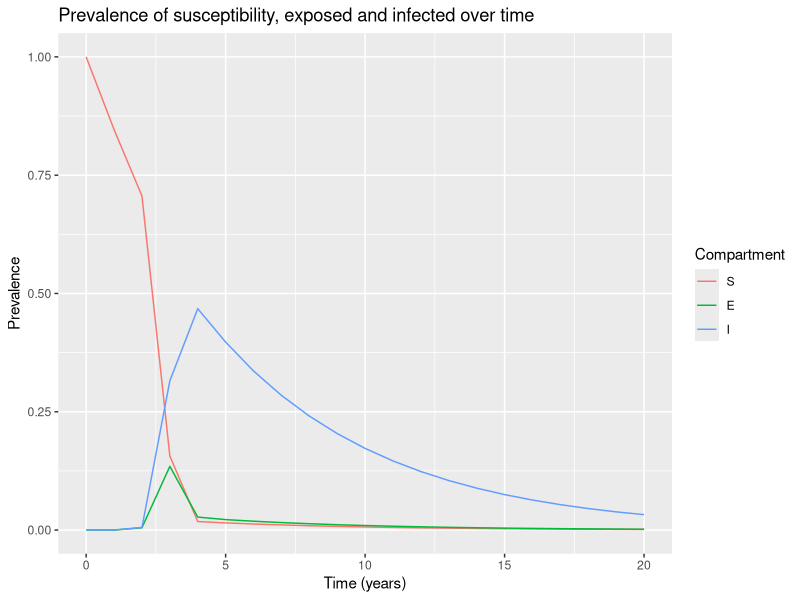

Recreate this plot in R.
# LOAD THE PACKAGES:
library(deSolve)
library(reshape2)
library(ggplot2)

# MODEL INPUTS:

# Vector storing the initial number of animals in each compartment (at timestep 0)
initial_state_values <- c(S = 999999,  # the whole population we are modelling is susceptible to infection
                          E = 1, 
                          I = 0)       

# Vector storing the parameters describing the transition rates in units of days^-1
parameters <- c(beta = 0.0276*365,     # the infection rate in units of years^-1
                delta = 0.0164*365,     # the latency period in units of years^-1
                u = 1/2,       #death rate
                a = 1/(42*365),         #cull due to infection
                b = 1/3)      # birth rate

# TIMESTEPS:

# Vector storing the sequence of timesteps to solve the model at
times <- seq(from = 0, to = 20, by = 1)   # from 0 to 100 years in daily intervals

# SEID MODEL FUNCTION: 

# The model function takes as input arguments (in the following order): time, state and parameters
seid_model <- function(time, state, parameters) {  
  
  with(as.list(c(state, parameters)), {  # tell R to unpack variable names from the state and parameters inputs
    
    N <- S + E + I
    lambda <- beta * I/N
    
    # The differential equations
    dS <- -lambda * S - u * S + b * N            
    dE <- lambda * S - delta * E - u * E 
    dI <- delta * E - a * I - u * I
    
    # Return the number of animals in the S, E and I compartments at each timestep 
    # (in the same order as the input state variables)
    return(list(c(dS, dE, dI))) 
  })
  
}

# MODEL OUTPUT (solving the differential equations):

# Solving the differential equations using the ode integration algorithm
output <- as.data.frame(ode(y = initial_state_values, 
                            times = times, 
                            func = seid_model,
                            parms = parameters))

output_long <- melt(as.data.frame(output), id = "time")                  # turn output dataset into long format

# Adding a column for the prevalence proportion to the long-format output
output_long$prevalence <- output_long$value/sum(initial_state_values)

# Plot the prevalence proportion
ggplot(data = output_long,                                               # specify object containing data to plot
       aes(x = time, y = prevalence, colour = variable, group = variable)) +  # assign columns to axes and groups
  geom_line() +                                                          # represent data as lines
  xlab("Time (years)")+                                                   # add label for x axis
  ylab("Prevalence") +                                      # add label for y axis
  labs(colour = "Compartment",                                           # add legend title
       title = "Prevalence of susceptibility, exposed and infected over time")   # add plot title

#R0= beta/(a+u) * (delta+u)/u
